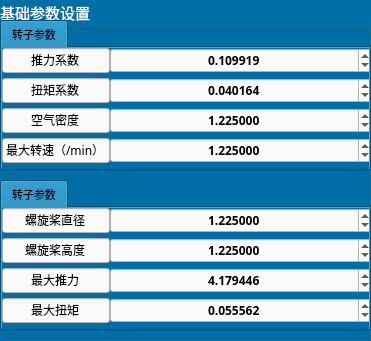
  <widget class="QGroupBox" name="groupBox">
   <property name="geometry">
    <rect>
     <x>20</x>
     <y>220</y>
     <width>371</width>
     <height>341</height>
    </rect>
   </property>
   <property name="palette">
    <palette>
     <active>
      <colorrole role="WindowText">
       <brush brushstyle="SolidPattern">
        <color alpha="255">
         <red>255</red>
         <green>255</green>
         <blue>255</blue>
        </color>
       </brush>
      </colorrole>
      <colorrole role="Button">
       <brush brushstyle="SolidPattern">
        <color alpha="255">
         <red>0</red>
         <green>111</green>
         <blue>166</blue>
        </color>
       </brush>
      </colorrole>
      <colorrole role="Text">
       <brush brushstyle="SolidPattern">
        <color alpha="255">
         <red>255</red>
         <green>255</green>
         <blue>255</blue>
        </color>
       </brush>
      </colorrole>
      <colorrole role="ButtonText">
       <brush brushstyle="SolidPattern">
        <color alpha="255">
         <red>255</red>
         <green>255</green>
         <blue>255</blue>
        </color>
       </brush>
      </colorrole>
      <colorrole role="Base">
       <brush brushstyle="SolidPattern">
        <color alpha="255">
         <red>0</red>
         <green>111</green>
         <blue>166</blue>
        </color>
       </brush>
      </colorrole>
      <colorrole role="Window">
       <brush brushstyle="SolidPattern">
        <color alpha="255">
         <red>0</red>
         <green>111</green>
         <blue>166</blue>
        </color>
       </brush>
      </colorrole>
      <colorrole role="PlaceholderText">
       <brush brushstyle="SolidPattern">
        <color alpha="128">
         <red>255</red>
         <green>255</green>
         <blue>255</blue>
        </color>
       </brush>
      </colorrole>
     </active>
     <inactive>
      <colorrole role="WindowText">
       <brush brushstyle="SolidPattern">
        <color alpha="255">
         <red>255</red>
         <green>255</green>
         <blue>255</blue>
        </color>
       </brush>
      </colorrole>
      <colorrole role="Button">
       <brush brushstyle="SolidPattern">
        <color alpha="255">
         <red>0</red>
         <green>111</green>
         <blue>166</blue>
        </color>
       </brush>
      </colorrole>
      <colorrole role="Text">
       <brush brushstyle="SolidPattern">
        <color alpha="255">
         <red>255</red>
         <green>255</green>
         <blue>255</blue>
        </color>
       </brush>
      </colorrole>
      <colorrole role="ButtonText">
       <brush brushstyle="SolidPattern">
        <color alpha="255">
         <red>255</red>
         <green>255</green>
         <blue>255</blue>
        </color>
       </brush>
      </colorrole>
      <colorrole role="Base">
       <brush brushstyle="SolidPattern">
        <color alpha="255">
         <red>0</red>
         <green>111</green>
         <blue>166</blue>
        </color>
       </brush>
      </colorrole>
      <colorrole role="Window">
       <brush brushstyle="SolidPattern">
        <color alpha="255">
         <red>0</red>
         <green>111</green>
         <blue>166</blue>
        </color>
       </brush>
      </colorrole>
      <colorrole role="PlaceholderText">
       <brush brushstyle="SolidPattern">
        <color alpha="128">
         <red>255</red>
         <green>255</green>
         <blue>255</blue>
        </color>
       </brush>
      </colorrole>
     </inactive>
     <disabled>
      <colorrole role="WindowText">
       <brush brushstyle="SolidPattern">
        <color alpha="255">
         <red>120</red>
         <green>120</green>
         <blue>120</blue>
        </color>
       </brush>
      </colorrole>
      <colorrole role="Button">
       <brush brushstyle="SolidPattern">
        <color alpha="255">
         <red>0</red>
         <green>111</green>
         <blue>166</blue>
        </color>
       </brush>
      </colorrole>
      <colorrole role="Text">
       <brush brushstyle="SolidPattern">
        <color alpha="255">
         <red>120</red>
         <green>120</green>
         <blue>120</blue>
        </color>
       </brush>
      </colorrole>
      <colorrole role="ButtonText">
       <brush brushstyle="SolidPattern">
        <color alpha="255">
         <red>120</red>
         <green>120</green>
         <blue>120</blue>
        </color>
       </brush>
      </colorrole>
      <colorrole role="Base">
       <brush brushstyle="SolidPattern">
        <color alpha="255">
         <red>0</red>
         <green>111</green>
         <blue>166</blue>
        </color>
       </brush>
      </colorrole>
      <colorrole role="Window">
       <brush brushstyle="SolidPattern">
        <color alpha="255">
         <red>0</red>
         <green>111</green>
         <blue>166</blue>
        </color>
       </brush>
      </colorrole>
      <colorrole role="PlaceholderText">
       <brush brushstyle="SolidPattern">
        <color alpha="128">
         <red>0</red>
         <green>0</green>
         <blue>0</blue>
        </color>
       </brush>
      </colorrole>
     </disabled>
    </palette>
   </property>
   <property name="font">
    <font>
     <family>等线</family>
     <pointsize>11</pointsize>
    </font>
   </property>
   <property name="title">
    <string>基础参数设置</string>
   </property>
   <widget class="QTabWidget" name="tabWidget">
    <property name="geometry">
     <rect>
      <x>0</x>
      <y>20</y>
      <width>371</width>
      <height>151</height>
     </rect>
    </property>
    <property name="font">
     <font>
      <family>等线</family>
      <pointsize>8</pointsize>
      <weight>50</weight>
      <bold>false</bold>
     </font>
    </property>
    <property name="toolTip">
     <string>&lt;html&gt;&lt;head/&gt;&lt;body&gt;&lt;p&gt;params setting&lt;/p&gt;&lt;p&gt;&lt;br/&gt;&lt;/p&gt;&lt;/body&gt;&lt;/html&gt;</string>
    </property>
    <property name="styleSheet">
     <string notr="true">background-color: rgb(0, 111, 166);
</string>
    </property>
    <property name="currentIndex">
     <number>0</number>
    </property>
    <property name="usesScrollButtons">
     <bool>false</bool>
    </property>
    <widget class="QWidget" name="tab">
     <attribute name="title">
      <string>转子参数</string>
     </attribute>
     <widget class="QWidget" name="formLayoutWidget">
      <property name="geometry">
       <rect>
        <x>0</x>
        <y>0</y>
        <width>371</width>
        <height>123</height>
       </rect>
      </property>
      <property name="font">
       <font>
        <family>Adobe 繁黑體 Std B</family>
        <weight>75</weight>
        <bold>true</bold>
       </font>
      </property>
      <layout class="QFormLayout" name="formLayout">
       <property name="horizontalSpacing">
        <number>0</number>
       </property>
       <property name="verticalSpacing">
        <number>5</number>
       </property>
       <item row="0" column="0">
        <widget class="QLineEdit" name="lineEdit_2">
         <property name="enabled">
          <bool>true</bool>
         </property>
         <property name="font">
          <font>
           <family>等线</family>
           <weight>50</weight>
           <bold>false</bold>
          </font>
         </property>
         <property name="styleSheet">
          <string notr="true">background-color: rgb(250, 250, 250);</string>
         </property>
         <property name="text">
          <string>推力系数</string>
         </property>
         <property name="alignment">
          <set>Qt::AlignCenter</set>
         </property>
         <property name="readOnly">
          <bool>true</bool>
         </property>
        </widget>
       </item>
       <item row="0" column="1">
        <widget class="QDoubleSpinBox" name="Thrust_SpinBox">
         <property name="font">
          <font>
           <family>Adobe 繁黑體 Std B</family>
           <weight>75</weight>
           <bold>true</bold>
          </font>
         </property>
         <property name="styleSheet">
          <string notr="true">background-color: rgb(250, 250, 250);</string>
         </property>
         <property name="alignment">
          <set>Qt::AlignCenter</set>
         </property>
         <property name="decimals">
          <number>6</number>
         </property>
         <property name="value">
          <double>0.109919000000000</double>
         </property>
        </widget>
       </item>
       <item row="1" column="0">
        <widget class="QLineEdit" name="lineEdit_3">
         <property name="font">
          <font>
           <family>等线</family>
           <weight>50</weight>
           <bold>false</bold>
          </font>
         </property>
         <property name="styleSheet">
          <string notr="true">background-color: rgb(250, 250, 250);</string>
         </property>
         <property name="text">
          <string>扭矩系数</string>
         </property>
         <property name="alignment">
          <set>Qt::AlignCenter</set>
         </property>
         <property name="readOnly">
          <bool>true</bool>
         </property>
        </widget>
       </item>
       <item row="1" column="1">
        <widget class="QDoubleSpinBox" name="Torque_SpinBox">
         <property name="font">
          <font>
           <family>Adobe 繁黑體 Std B</family>
           <weight>75</weight>
           <bold>true</bold>
          </font>
         </property>
         <property name="contextMenuPolicy">
          <enum>Qt::DefaultContextMenu</enum>
         </property>
         <property name="styleSheet">
          <string notr="true">background-color: rgb(250, 250, 250);</string>
         </property>
         <property name="alignment">
          <set>Qt::AlignCenter</set>
         </property>
         <property name="decimals">
          <number>6</number>
         </property>
         <property name="value">
          <double>0.040164000000000</double>
         </property>
        </widget>
       </item>
       <item row="2" column="0">
        <widget class="QLineEdit" name="lineEdit_4">
         <property name="font">
          <font>
           <family>等线</family>
           <weight>50</weight>
           <bold>false</bold>
          </font>
         </property>
         <property name="styleSheet">
          <string notr="true">background-color: rgb(250, 250, 250);</string>
         </property>
         <property name="text">
          <string>空气密度</string>
         </property>
         <property name="alignment">
          <set>Qt::AlignCenter</set>
         </property>
         <property name="readOnly">
          <bool>true</bool>
         </property>
        </widget>
       </item>
       <item row="2" column="1">
        <widget class="QDoubleSpinBox" name="Air_SpinBox">
         <property name="font">
          <font>
           <family>Adobe 繁黑體 Std B</family>
           <weight>75</weight>
           <bold>true</bold>
          </font>
         </property>
         <property name="styleSheet">
          <string notr="true">background-color: rgb(250, 250, 250);</string>
         </property>
         <property name="alignment">
          <set>Qt::AlignCenter</set>
         </property>
         <property name="decimals">
          <number>6</number>
         </property>
         <property name="value">
          <double>1.225000000000000</double>
         </property>
        </widget>
       </item>
       <item row="3" column="0">
        <widget class="QLineEdit" name="lineEdit_5">
         <property name="font">
          <font>
           <family>等线</family>
           <weight>50</weight>
           <bold>false</bold>
          </font>
         </property>
         <property name="styleSheet">
          <string notr="true">background-color: rgb(250, 250, 250);</string>
         </property>
         <property name="text">
          <string>最大转速（/min）</string>
         </property>
         <property name="alignment">
          <set>Qt::AlignCenter</set>
         </property>
         <property name="readOnly">
          <bool>true</bool>
         </property>
        </widget>
       </item>
       <item row="3" column="1">
        <widget class="QDoubleSpinBox" name="Revolutions_SpinBox">
         <property name="font">
          <font>
           <family>Adobe 繁黑體 Std B</family>
           <weight>75</weight>
           <bold>true</bold>
          </font>
         </property>
         <property name="layoutDirection">
          <enum>Qt::LeftToRight</enum>
         </property>
         <property name="autoFillBackground">
          <bool>false</bool>
         </property>
         <property name="styleSheet">
          <string notr="true">background-color: rgb(250, 250, 250);</string>
         </property>
         <property name="alignment">
          <set>Qt::AlignCenter</set>
         </property>
         <property name="decimals">
          <number>6</number>
         </property>
         <property name="maximum">
          <double>6500.000000000000000</double>
         </property>
         <property name="value">
          <double>1.225000000000000</double>
         </property>
        </widget>
       </item>
      </layout>
     </widget>
    </widget>
   </widget>
   <widget class="QTabWidget" name="tabWidget_2">
    <property name="geometry">
     <rect>
      <x>0</x>
      <y>180</y>
      <width>371</width>
      <height>151</height>
     </rect>
    </property>
    <property name="font">
     <font>
      <family>等线</family>
      <pointsize>8</pointsize>
      <weight>50</weight>
      <bold>false</bold>
     </font>
    </property>
    <property name="toolTip">
     <string>&lt;html&gt;&lt;head/&gt;&lt;body&gt;&lt;p&gt;params setting&lt;/p&gt;&lt;p&gt;&lt;br/&gt;&lt;/p&gt;&lt;/body&gt;&lt;/html&gt;</string>
    </property>
    <property name="styleSheet">
     <string notr="true">background-color: rgb(0, 111, 166);
</string>
    </property>
    <property name="currentIndex">
     <number>0</number>
    </property>
    <property name="usesScrollButtons">
     <bool>false</bool>
    </property>
    <widget class="QWidget" name="tab_2">
     <attribute name="title">
      <string>转子参数</string>
     </attribute>
     <widget class="QWidget" name="formLayoutWidget_4">
      <property name="geometry">
       <rect>
        <x>0</x>
        <y>0</y>
        <width>371</width>
        <height>121</height>
       </rect>
      </property>
      <layout class="QFormLayout" name="formLayout_4">
       <property name="horizontalSpacing">
        <number>0</number>
       </property>
       <property name="verticalSpacing">
        <number>5</number>
       </property>
       <item row="0" column="0">
        <widget class="QLineEdit" name="lineEdit_18">
         <property name="font">
          <font>
           <family>等线</family>
           <weight>50</weight>
           <bold>false</bold>
          </font>
         </property>
         <property name="styleSheet">
          <string notr="true">background-color: rgb(250, 250, 250);</string>
         </property>
         <property name="text">
          <string>螺旋桨直径</string>
         </property>
         <property name="alignment">
          <set>Qt::AlignCenter</set>
         </property>
         <property name="readOnly">
          <bool>true</bool>
         </property>
        </widget>
       </item>
       <item row="0" column="1">
        <widget class="QDoubleSpinBox" name="Diameter_SpinBox_3">
         <property name="font">
          <font>
           <family>Adobe 繁黑體 Std B</family>
           <weight>75</weight>
           <bold>true</bold>
          </font>
         </property>
         <property name="styleSheet">
          <string notr="true">background-color: rgb(250, 250, 250);</string>
         </property>
         <property name="alignment">
          <set>Qt::AlignCenter</set>
         </property>
         <property name="decimals">
          <number>6</number>
         </property>
         <property name="value">
          <double>1.225000000000000</double>
         </property>
        </widget>
       </item>
       <item row="1" column="0">
        <widget class="QLineEdit" name="lineEdit_19">
         <property name="font">
          <font>
           <family>等线</family>
           <weight>50</weight>
           <bold>false</bold>
          </font>
         </property>
         <property name="styleSheet">
          <string notr="true">background-color: rgb(250, 250, 250);</string>
         </property>
         <property name="text">
          <string>螺旋桨高度</string>
         </property>
         <property name="alignment">
          <set>Qt::AlignCenter</set>
         </property>
         <property name="readOnly">
          <bool>true</bool>
         </property>
        </widget>
       </item>
       <item row="1" column="1">
        <widget class="QDoubleSpinBox" name="Height_SpinBox_3">
         <property name="sizePolicy">
          <sizepolicy hsizetype="Minimum" vsizetype="Fixed">
           <horstretch>0</horstretch>
           <verstretch>0</verstretch>
          </sizepolicy>
         </property>
         <property name="font">
          <font>
           <family>Adobe 繁黑體 Std B</family>
           <weight>75</weight>
           <bold>true</bold>
          </font>
         </property>
         <property name="styleSheet">
          <string notr="true">background-color: rgb(250, 250, 250);</string>
         </property>
         <property name="alignment">
          <set>Qt::AlignCenter</set>
         </property>
         <property name="decimals">
          <number>6</number>
         </property>
         <property name="value">
          <double>1.225000000000000</double>
         </property>
        </widget>
       </item>
       <item row="2" column="0">
        <widget class="QLineEdit" name="lineEdit_20">
         <property name="font">
          <font>
           <family>等线</family>
           <weight>50</weight>
           <bold>false</bold>
          </font>
         </property>
         <property name="styleSheet">
          <string notr="true">background-color: rgb(250, 250, 250);</string>
         </property>
         <property name="text">
          <string>最大推力</string>
         </property>
         <property name="alignment">
          <set>Qt::AlignCenter</set>
         </property>
         <property name="readOnly">
          <bool>true</bool>
         </property>
        </widget>
       </item>
       <item row="2" column="1">
        <widget class="QDoubleSpinBox" name="MaxThrust_SpinBox_3">
         <property name="font">
          <font>
           <family>Adobe 繁黑體 Std B</family>
           <weight>75</weight>
           <bold>true</bold>
          </font>
         </property>
         <property name="styleSheet">
          <string notr="true">background-color: rgb(250, 250, 250);</string>
         </property>
         <property name="alignment">
          <set>Qt::AlignCenter</set>
         </property>
         <property name="decimals">
          <number>6</number>
         </property>
         <property name="value">
          <double>4.179446000000000</double>
         </property>
        </widget>
       </item>
       <item row="3" column="0">
        <widget class="QLineEdit" name="lineEdit_21">
         <property name="font">
          <font>
           <family>等线</family>
           <weight>50</weight>
           <bold>false</bold>
          </font>
         </property>
         <property name="styleSheet">
          <string notr="true">background-color: rgb(250, 250, 250);</string>
         </property>
         <property name="text">
          <string>最大扭矩</string>
         </property>
         <property name="alignment">
          <set>Qt::AlignCenter</set>
         </property>
         <property name="readOnly">
          <bool>true</bool>
         </property>
        </widget>
       </item>
       <item row="3" column="1">
        <widget class="QDoubleSpinBox" name="MaxTorque_SpinBox_3">
         <property name="font">
          <font>
           <family>Adobe 繁黑體 Std B</family>
           <weight>75</weight>
           <bold>true</bold>
          </font>
         </property>
         <property name="styleSheet">
          <string notr="true">background-color: rgb(250, 250, 250);</string>
         </property>
         <property name="alignment">
          <set>Qt::AlignCenter</set>
         </property>
         <property name="decimals">
          <number>6</number>
         </property>
         <property name="value">
          <double>0.055562000000000</double>
         </property>
        </widget>
       </item>
      </layout>
     </widget>
    </widget>
   </widget>
  </widget>
